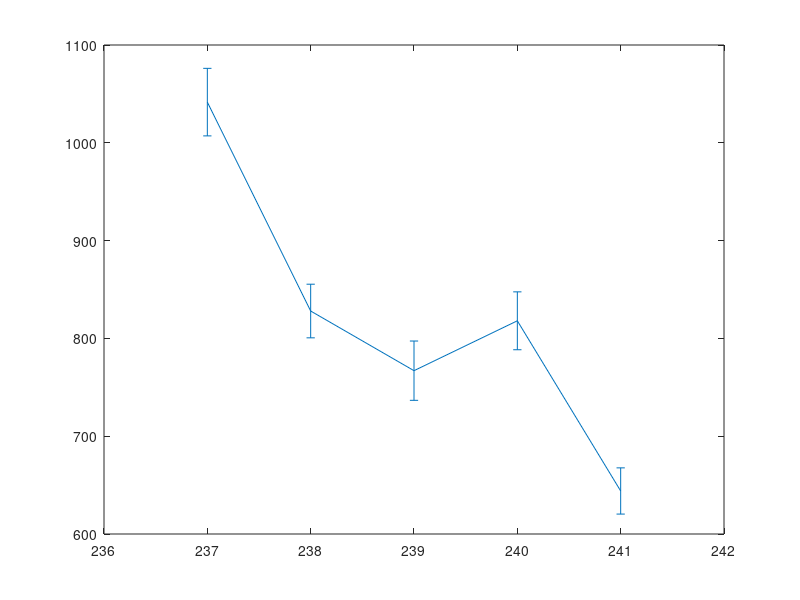

The MATLAB source for this figure: (Note: this script raises an error after producing the figure.)
clear all;
close all;
clc;

th=[237 238 239 240 241];
sig2m=[1041.6 828 767 818 644];
err2m=[1/sqrt(910)*sig2m(1,1) 1/sqrt(912)*sig2m(1,2) 1/sqrt(640)*sig2m(1,3) 1/sqrt(764)*sig2m(1,4) 1/sqrt(743)*sig2m(1,5)];

E1=errorbar(th,sig2m,err2m);
set(E1,'LineStyle', 'none ','Color', 'r','LineWidth', 3, 'Marker', '*', 'MarkerSize', 8, ...
         'MarkerEdgeColor', [.2 .2 .2], 'MarkerFaceColor' , [0,1,1]);
hold on

sig6m=[320 337 312 301 357];
err6m=[1/sqrt(947)*sig6m(1,1) 1/sqrt(943)*sig6m(1,2) 1/sqrt(927)*sig6m(1,3) 1/sqrt(873)*sig6m(1,4) 1/sqrt(822)*sig6m(1,5)];

E2=errorbar(th,sig6m,err6m);
set(E2,'LineStyle', 'none ','Color', 'b','LineWidth', 3, 'Marker', '*', 'MarkerSize', 8, ...
         'MarkerEdgeColor', [.2 .2 .2], 'MarkerFaceColor' , [0,1,1]);

xlabel('input(mV)');
ylabel('jitter rms(ps)');
grid on
hold on

sig8m=[260 196 197 275 295];
err8m=[1/sqrt(985)*sig8m(1,1) 1/sqrt(820)*sig8m(1,2) 1/sqrt(745)*sig8m(1,3) 1/sqrt(877)*sig8m(1,4) 1/sqrt(791)*sig8m(1,5)];

E2=errorbar(th,sig8m,err8m);
set(E2,'LineStyle', 'none ','Color', 'g','LineWidth', 3, 'Marker', '*', 'MarkerSize', 8, ...
         'MarkerEdgeColor', [.2 .2 .2], 'MarkerFaceColor' , [0,1,1]);
hold on

scatter(240.7,285);
hold on
scatter(240.7,121);
hold on
scatter(240.7,91);
legend('external threshold set with 2mV input','external threshold set with 6mV input','external threshold set with 8mV input','internal threshold set with 2mV input','internal threshold set with 6mV input','internal threshold set with 8mV input');